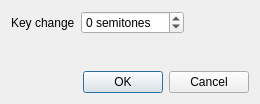
<?xml version="1.0" encoding="UTF-8"?>
<ui version="4.0">
 <class>DlgKeyChange</class>
 <widget class="QDialog" name="DlgKeyChange">
  <property name="geometry">
   <rect>
    <x>0</x>
    <y>0</y>
    <width>260</width>
    <height>104</height>
   </rect>
  </property>
  <property name="windowTitle">
   <string>Key Change</string>
  </property>
  <layout class="QVBoxLayout" name="verticalLayout">
   <item>
    <layout class="QHBoxLayout" name="horizontalLayout">
     <item>
      <widget class="QLabel" name="label">
       <property name="text">
        <string>Key change</string>
       </property>
      </widget>
     </item>
     <item>
      <widget class="QSpinBox" name="spinBoxKey">
       <property name="suffix">
        <string> semitones</string>
       </property>
       <property name="minimum">
        <number>-12</number>
       </property>
       <property name="maximum">
        <number>12</number>
       </property>
      </widget>
     </item>
     <item>
      <spacer name="horizontalSpacer">
       <property name="orientation">
        <enum>Qt::Orientation::Horizontal</enum>
       </property>
       <property name="sizeHint" stdset="0">
        <size>
         <width>40</width>
         <height>20</height>
        </size>
       </property>
      </spacer>
     </item>
    </layout>
   </item>
   <item>
    <spacer name="verticalSpacer">
     <property name="orientation">
      <enum>Qt::Orientation::Vertical</enum>
     </property>
     <property name="sizeHint" stdset="0">
      <size>
       <width>20</width>
       <height>40</height>
      </size>
     </property>
    </spacer>
   </item>
   <item>
    <widget class="QDialogButtonBox" name="buttonBox">
     <property name="orientation">
      <enum>Qt::Orientation::Horizontal</enum>
     </property>
     <property name="standardButtons">
      <set>QDialogButtonBox::StandardButton::Cancel|QDialogButtonBox::StandardButton::Ok</set>
     </property>
    </widget>
   </item>
  </layout>
 </widget>
 <resources/>
 <connections>
  <connection>
   <sender>buttonBox</sender>
   <signal>accepted()</signal>
   <receiver>DlgKeyChange</receiver>
   <slot>accept()</slot>
   <hints>
    <hint type="sourcelabel">
     <x>248</x>
     <y>254</y>
    </hint>
    <hint type="destinationlabel">
     <x>157</x>
     <y>274</y>
    </hint>
   </hints>
  </connection>
  <connection>
   <sender>buttonBox</sender>
   <signal>rejected()</signal>
   <receiver>DlgKeyChange</receiver>
   <slot>reject()</slot>
   <hints>
    <hint type="sourcelabel">
     <x>316</x>
     <y>260</y>
    </hint>
    <hint type="destinationlabel">
     <x>286</x>
     <y>274</y>
    </hint>
   </hints>
  </connection>
 </connections>
</ui>
